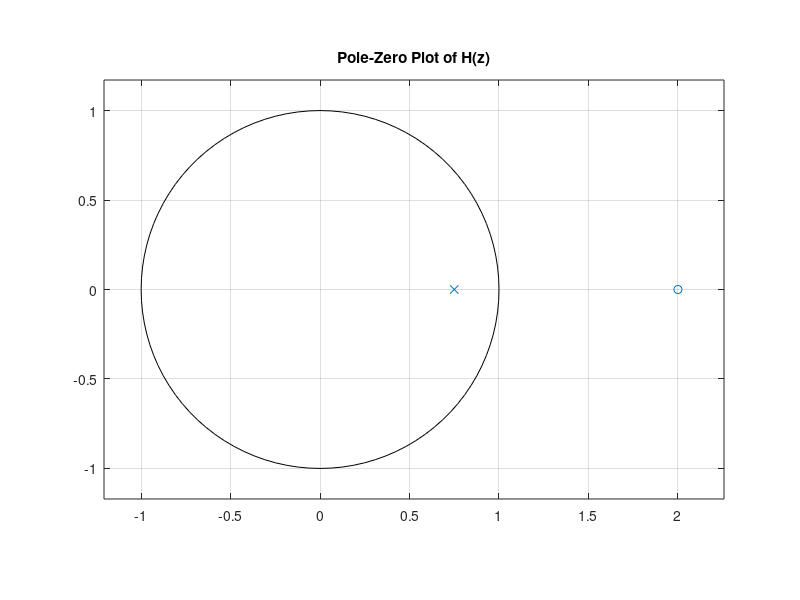
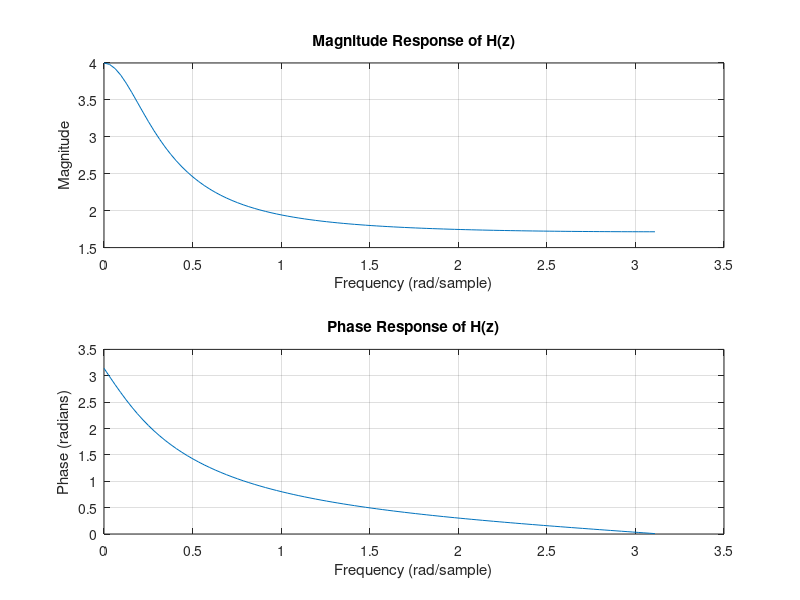

Source code (MATLAB) for these figures, in order:
%% (a)
% 定義分子和分母係數
num = [1 -2];  % 分子 1 - 2z^(-1)
den = [1 -3/4];  % 分母 1 - (3/4)z^(-1)

% 使用 zplane 繪製極點和零點
figure;
zplane(num, den);
title('Pole-Zero Plot of H(z)');
grid on;

%% (b)
% 使用 freqz 計算頻率響應
[H, w] = freqz(num, den, 100);

% 繪製幅值響應
figure;
subplot(2,1,1);
plot(w, abs(H));
title('Magnitude Response of H(z)');
xlabel('Frequency (rad/sample)');
ylabel('Magnitude');
grid on;

% 繪製相位響應
subplot(2,1,2);
plot(w, angle(H));
title('Phase Response of H(z)');
xlabel('Frequency (rad/sample)');
ylabel('Phase (radians)');
grid on;
